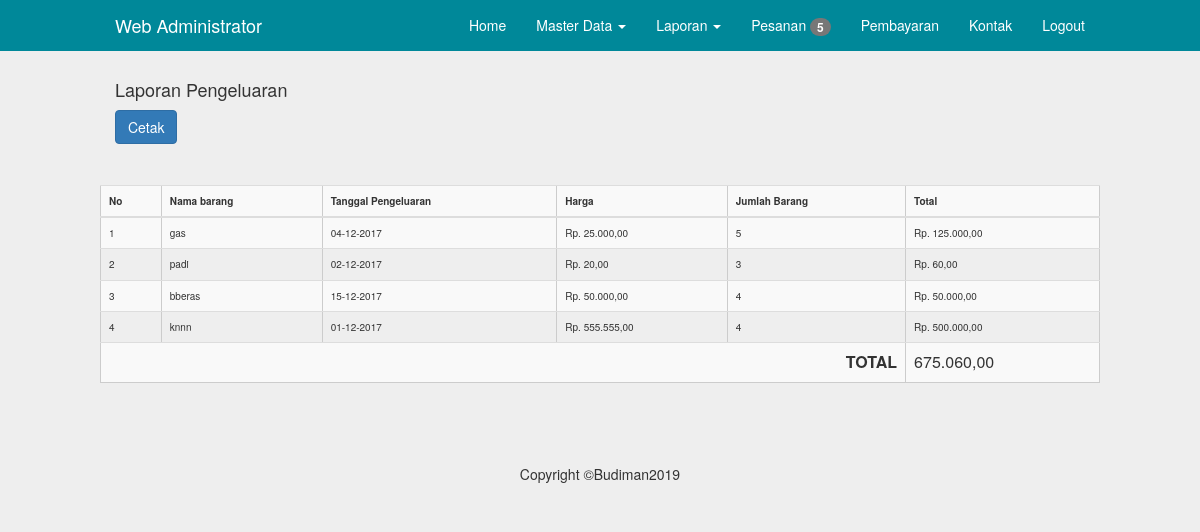
Screenshot of /admin/laporan_pengeluaran.php (signed in) with the database file from the repository.
### tables this page shows
CREATE TABLE IF NOT EXISTS `laporan` (
`id_pengeluaran` int(11) NOT NULL,
  `nama_barang` varchar(100) NOT NULL,
  `Tanggal_pengeluaran` date NOT NULL,
  `harga` varchar(10) NOT NULL,
  `jumlah` int(11) NOT NULL,
  `total` int(11) NOT NULL
);

### admin/laporan_pengeluaran.php (the view, shortened to what this page needs)
<?php
	if (@$_GET['act'] != "cetak") {
		include"inc/header.php";
	}
?>
<div class="container">
	<h4>Laporan Pengeluaran</h4>
	<?php
		if (@$_GET['act'] != "cetak") {
			?>
				<a href="?act=cetak" class="btn btn-primary">Cetak</a>
			<?php
		}
	?>
	<div class="col-md-12">
		<hr/>
	</div>
	<div class="row">
		<table class="table table-striped" border="1">
			<tr>
				<th>No</th>
				<th>Nama barang</th>
				<th>Tanggal Pengeluaran</th>
				<th>Harga</th>
        <th>Jumlah Barang</th>
        <th>Total</th>
			</tr>
			<tbody>
				<?php
          $totalall =0;
					$no = 0;
					$q = mysql_query("Select laporan.* from laporan order by id_pengeluaran desc") or die (mysql_error());
					while ($data = mysql_fetch_object($q)) {
						$no++;
              $totalall += $data->total;
							$tgl=explode("-",$data->Tanggal_pengeluaran);
							$tgl1=$tgl['2'].'-'. $tgl['1'].'-'. $tgl['0'];
						?>
						<tr>
							<td><?php echo $no; ?></td>
							<td><?php echo $data->nama_barang; ?></td>
							<td><?php echo $tgl1; ?></td>
							<td><?php echo "Rp. " .number_format($data->harga, 2, ",", "."); ?></td>
              <td><?php echo $data->jumlah; ?></td>
							<td><?php echo "Rp. " .number_format($data->total, 2, ",", "."); ?></td>
						</tr>
						<?php
					}
				?>
				<tr>
					<td colspan="5" align="right">
						<font size="3">
							<b>TOTAL</b>
						</font>
					</td>
					<td>
						<font size="3"><?php echo number_format($totalall, 2, ",", "."); ?></font>
					</td>
				</tr>
			</tbody>
		</table>
	</div>
</div>
<?php
if (@$_GET['act'] == "cetak") {
	$html = ob_get_contents();
	ob_end_clean();
	include("../assets/MPDF57/mpdf.php");
	$mpdf=new mPDF();
	$stylesheet = file_get_contents('../assets/css/style.css');
	$mpdf->WriteHTML($stylesheet, 1);
	$mpdf->WriteHTML(utf8_encode($html), 2);
	$mpdf->Output();
	exit;
}
else {
	include"inc/footer.php";
}
?>

### assets/css/navbar-fixed-top.css (style rules this page uses)
body { padding-top: 70px; }

### assets/css/style.css (style rules this page uses)
@media (min-width: 768px) { .container { width: 750px; } }
@media (min-width: 992px) { .container { width: 970px; } }
@media (min-width: 1200px) { .container { width: 1000px; } }
.table { border:1px solid#CCC; }
table td, table th { padding:10px; font-size: 10px; }
* { transition: all 200ms ease-in-out; }
body { background-color: #EEE; }

### rows the page displays
laporan: nama_barang "gas", Tanggal_pengeluaran "04-12-2017", harga "25.000,00", jumlah "5", total "125.000,00"
laporan: nama_barang "padi", Tanggal_pengeluaran "02-12-2017", harga "20,00", jumlah "3", total "60,00"
laporan: nama_barang "bberas", Tanggal_pengeluaran "15-12-2017", harga "50.000,00", jumlah "4", total "50.000,00"
laporan: nama_barang "knnn", Tanggal_pengeluaran "01-12-2017", harga "555.555,00", jumlah "4", total "500.000,00"

### other values shown
$totalUnRead "5"
$totalall "675.060,00"
